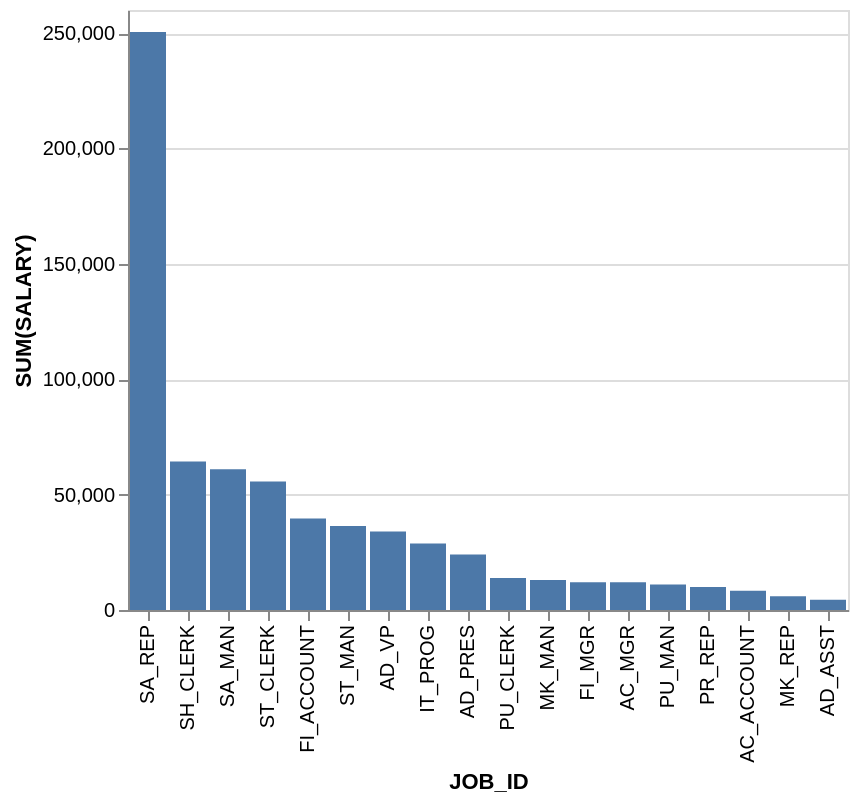

Describe this chart as a Vega-Lite specification.
### Vega-Lite specification from a JSON file in a GitHub repository (floating-point values rounded to 4 significant figures)
{"data": {"values": [{"x_data": "SA_REP", "y_data": 250500}, {"x_data": "SH_CLERK", "y_data": 64300}, {"x_data": "SA_MAN", "y_data": 61000}, {"x_data": "ST_CLERK", "y_data": 55700}, {"x_data": "FI_ACCOUNT", "y_data": 39600}, {"x_data": "ST_MAN", "y_data": 36400}, {"x_data": "AD_VP", "y_data": 34000}, {"x_data": "IT_PROG", "y_data": 28800}, {"x_data": "AD_PRES", "y_data": 24000}, {"x_data": "PU_CLERK", "y_data": 13900}, {"x_data": "MK_MAN", "y_data": 13000}, {"x_data": "FI_MGR", "y_data": 12000}, {"x_data": "AC_MGR", "y_data": 12000}, {"x_data": "PU_MAN", "y_data": 11000}, {"x_data": "PR_REP", "y_data": 10000}, {"x_data": "AC_ACCOUNT", "y_data": 8300}, {"x_data": "MK_REP", "y_data": 6000}, {"x_data": "AD_ASST", "y_data": 4400}]}, "mark": "bar", "encoding": {"x": {"field": "x_data", "type": "nominal", "title": "JOB_ID", "sort": {"op": "sum", "field": "y_data", "order": "descending"}}, "y": {"field": "y_data", "type": "quantitative", "title": "SUM(SALARY)"}}}
